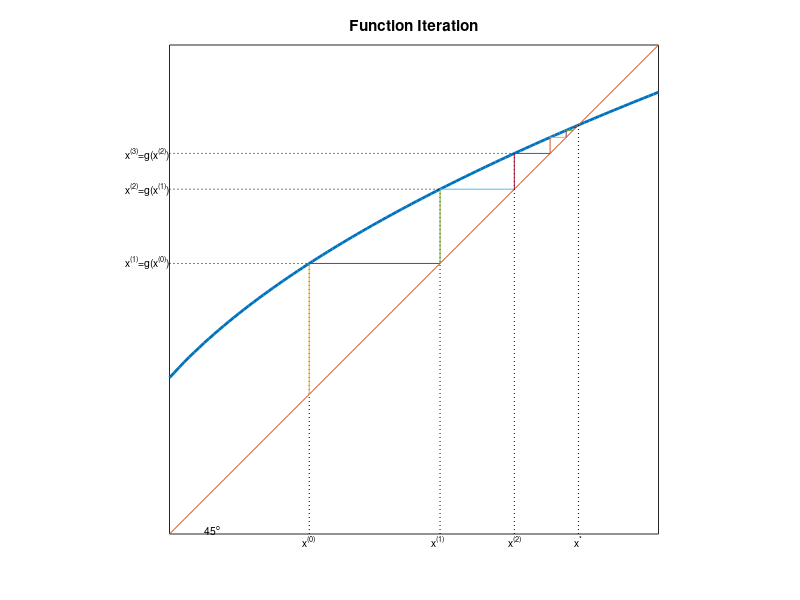
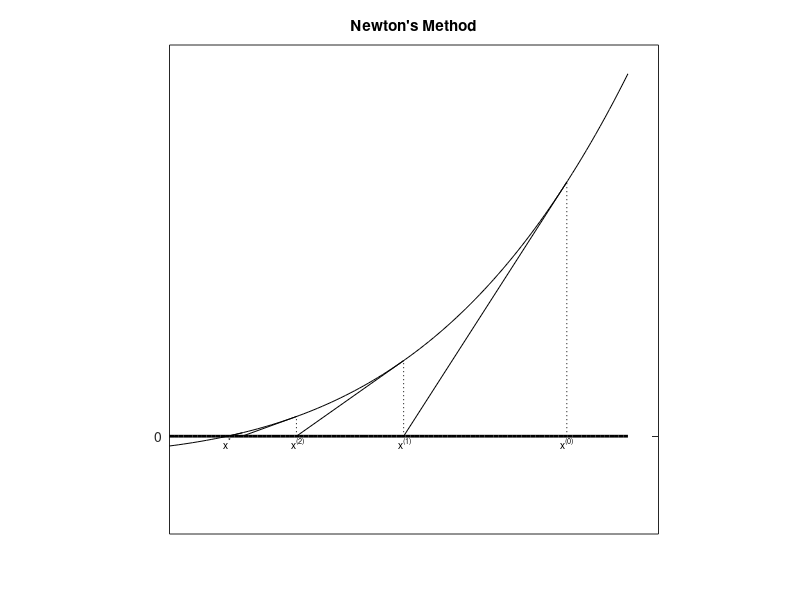
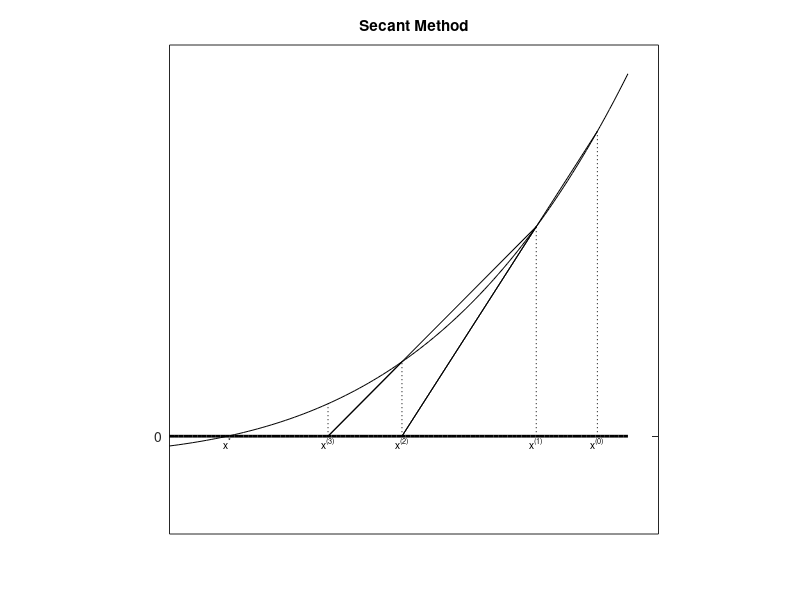

Recreate these plots in MATLAB, in order. (Note: this script raises an error after producing the figures.)
% DEMSLV11 Generates figures for Chapter 3
function demslv11
disp('DEMSLV11 Generates figures for Chapter 3')
close all

% Function Iteration

xmin = 0.0;
xmax = 1.4;
xinit = 0.4;

g = inline('(x+0.2).^0.5');
xx = linspace(xmin,xmax);
yy = g(xx);

figure(1); 
plot(xx,yy,'LineWidth',2);
hold on
plot(xx,xx);
axis([min(xx) max(xx) min(xx) max(xx)])
title('Function Iteration')
axis square

x = xinit;
for it=1:20
   xnew = g(x);
   if it<4, plot([x x],[0 xnew],'k:'), end;  
   if it<4, plot([0 x],[xnew xnew],'k:'), end;
   plot([x x],[x xnew])  
   plot([x xnew],[xnew xnew])
   x = xnew;
end
plot([x x],[0.0 x],'k:')
fs=get(0,'DefaultTextFontSize')*(3/4);
h=text(x,0,'x^*'); 
set(h,'VerticalAlignment','top','HorizontalAlignment','center','Fontsize',fs)
h=text(0.40,0,'x^{(0)}');
set(h,'VerticalAlignment','top','HorizontalAlignment','center','Fontsize',fs)
h=text(0.77,0,'x^{(1)}');
set(h,'VerticalAlignment','top','HorizontalAlignment','center','Fontsize',fs)
h=text(0.99,0,'x^{(2)}');
set(h,'VerticalAlignment','top','HorizontalAlignment','center','Fontsize',fs)
h=text(0.1,0,'45^o');
set(h,'VerticalAlignment','bottom','Fontsize',fs)
h=text(0,0.78,'x^{(1)}=g(x^{(0)})');
set(h,'HorizontalAlignment','right','Fontsize',fs)
h=text(0,0.99,'x^{(2)}=g(x^{(1)})');
set(h,'HorizontalAlignment','right','Fontsize',fs)
h=text(0,1.09,'x^{(3)}=g(x^{(2)})');
set(h,'HorizontalAlignment','right','Fontsize',fs)
set(gca,'XTick',[])
set(gca,'YTick',[])
hold off

% Newton's Method
 
xmin = 1.0;
xmax = 2.5;
xinit = 2.3;

xx = linspace(xmin,xmax);
yy = func(xx);
zz = zeros(size(xx));

figure(2); plot(xx,yy,'k',xx,zz,'k','LineWidth',2);
title('Newton''s Method')
axis square

hold on
x = xinit;
for it=1:4
   [y d] = func(x);
   xnew = x - y/d;
   plot([x x],[0 y],'k:')
   plot([x xnew],[y 0],'k')
   x = xnew;
end
h=text(2.30,0,'x^{(0)}');
set(h,'VerticalAlignment','top','HorizontalAlignment','center','Fontsize',fs)
h=text(1.77,0,'x^{(1)}');
set(h,'VerticalAlignment','top','HorizontalAlignment','center','Fontsize',fs)
h=text(1.42,0,'x^{(2)}');
set(h,'VerticalAlignment','top','HorizontalAlignment','center','Fontsize',fs)
h=text(1.19,0,'x^*');
set(h,'VerticalAlignment','top','HorizontalAlignment','center','Fontsize',fs)
set(gca,'XTick',[])
set(gca,'YTick',[0])
hold off


% Secant Method

figure(3); plot(xx,yy,'k',xx,zz,'k','LineWidth',2);
title('Secant Method')
axis square

hold on
x0 = xinit + 0.1;
x1 = xinit - 0.1;
y0 = func(x0);
y1 = func(x1);
plot([x0 x0],[0 y0],'k:')
plot([x1 x1],[0 y1],'k:')
h=text(x0,0,'x^{(0)}');
set(h,'VerticalAlignment','top','HorizontalAlignment','center','Fontsize',fs)
h=text(x1,0,'x^{(1)}');
set(h,'VerticalAlignment','top','HorizontalAlignment','center','Fontsize',fs)
for it=1:2
   x = x1-y1*(x1-x0)/(y1-y0);
   y = func(x);
   plot([x0 x],[y0 0],'k')
   plot([x x1],[0 y1],'k');
   plot([x x],[0 y],'k:')
   x0 = x1;
   y0 = y1;
   x1 = x;
   y1 = y;
end
h=text(1.76,0,'x^{(2)}');
set(h,'VerticalAlignment','top','HorizontalAlignment','center','Fontsize',fs)
h=text(1.52,0,'x^{(3)}');
set(h,'VerticalAlignment','top','HorizontalAlignment','center','Fontsize',fs)
h=text(1.19,0,'x^*');
set(h,'VerticalAlignment','top','HorizontalAlignment','center','Fontsize',fs)
set(gca,'XTick',[])
set(gca,'YTick',[0])
hold off



prtfigs(mfilename,'Function Iteration',1)

prtfigs(mfilename,'Newton''s Method',2)

prtfigs(mfilename,'Secant Iteration',3)


%%%%%%%%%%%%%%%%%

function [y,d] = func(x);
alpha = 4;
y = x.^alpha-2;
d = alpha*x.^(alpha-1);
